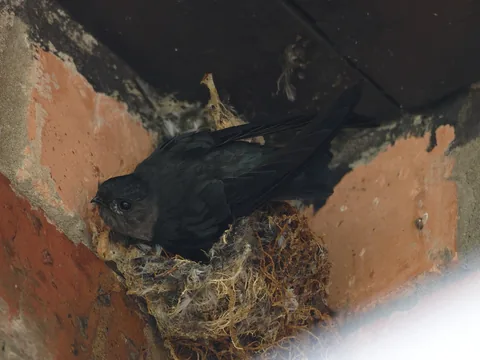
#> input picture photos/bird-2ef40362-thumb.webp, 480 x 360 px
$ python -i audit_photo_quality.py   (imports and definitions only)
#> lines starting #> are read from the running program, lines starting #| are printed output that depends on the picture
"""Screen local archive photographs for manual visual review at gallery scale.

The scores describe the whole frame, not a species identification or a judgment
about the bird. Real grey plumage, silhouettes, fog and camera-trap records can
all trigger the review thresholds.
"""
import argparse
from concurrent.futures import ThreadPoolExecutor
import csv
import json
from pathlib import Path

from PIL import Image, ImageChops, ImageDraw, ImageFilter, ImageOps, ImageStat

ROOT = Path(__file__).resolve().parents[1]
COLUMNS = ["file", "species", "scientific_name", "width", "height", "chroma_spread",
           "chroma_residual", "edge_p98", "edge_p995", "central_detail", "flags"]


# [21 lines left out: functions photo_names, percentile, not called in this run]


def color_metrics(image):
    sample = image.resize((40, 40), Image.Resampling.BOX).convert("YCbCr")
    _, cb_std, cr_std = ImageStat.Stat(sample).stddev
    # Measure variation after accounting for an overall tint and a tint varying
    # with paper brightness (for example, sepia or old captioned plates).
    sums = [[0, 0, 0, 0] for _ in range(16)]
    luminance, cb_values, cr_values = (band.tobytes() for band in sample.split())
    for light, cb, cr in zip(luminance, cb_values, cr_values):
        bucket = sums[light // 16]
        bucket[0] += 1
        bucket[1] += cb
        bucket[2] += cr
        bucket[3] += cb * cb + cr * cr
    residual = sum(max(0., square - (cb * cb + cr * cr) / n)
                   for n, cb, cr, square in sums if n)
    return round((cb_std * cb_std + cr_std * cr_std) ** .5, 2), round((residual / 1600) ** .5, 2)


# [65 lines left out: functions scan_one, contact_sheets, main, not called in this run]


# [2 lines not run here, left out]

>>> import cv2
>>> picture = cv2.imread('../photos/bird-2ef40362-thumb.webp', cv2.IMREAD_GRAYSCALE)
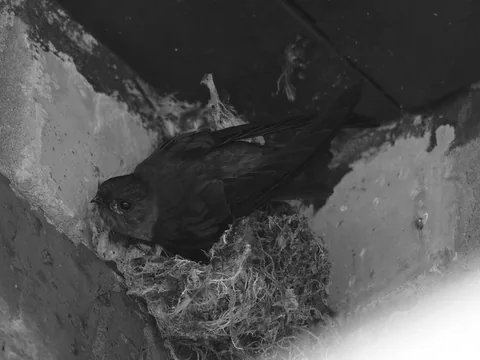
#> picture: shape (360, 480); min 8, max 255, mean 81.5
#> (the run stopped early here; a loop or call above may not have finished)

$ run again, on photos/commons-99475605-hd.webp
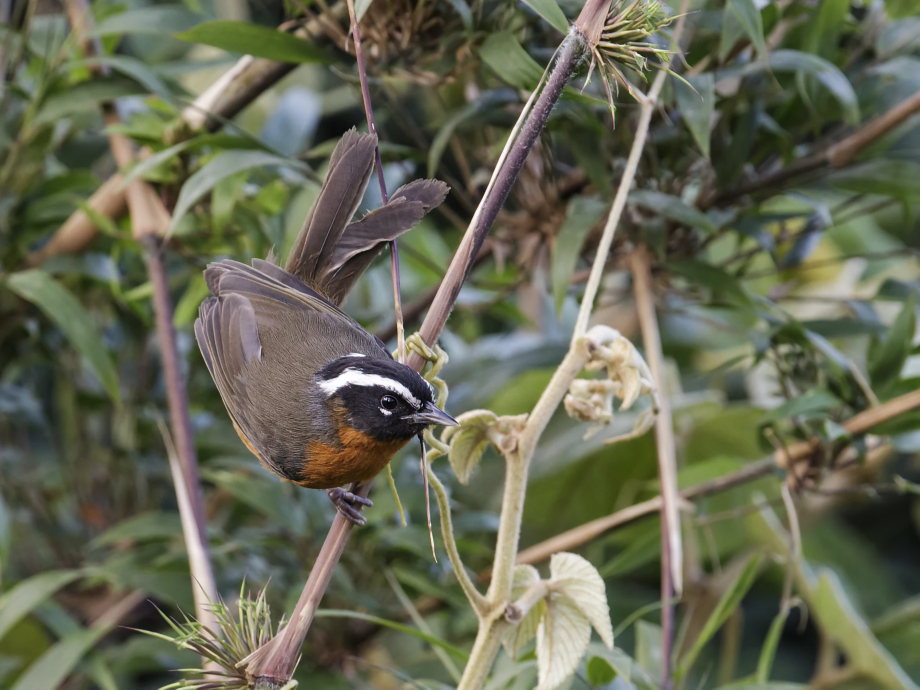
#> input picture photos/commons-99475605-hd.webp, 1839 x 1379 px (shown at 1/2 size)
#> `picture = cv2.imread('../photos/bird-2ef40362-thumb.webp', cv2.IMREAD_..`:
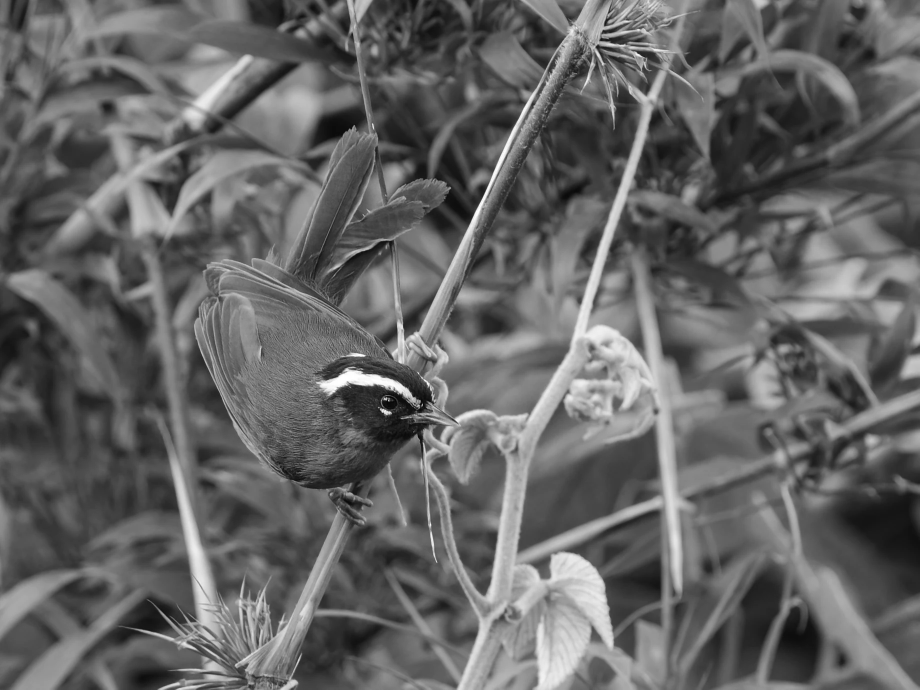
#> picture: shape (1379, 1839) (shown at 1/2 size); min 1, max 255, mean 100.9
